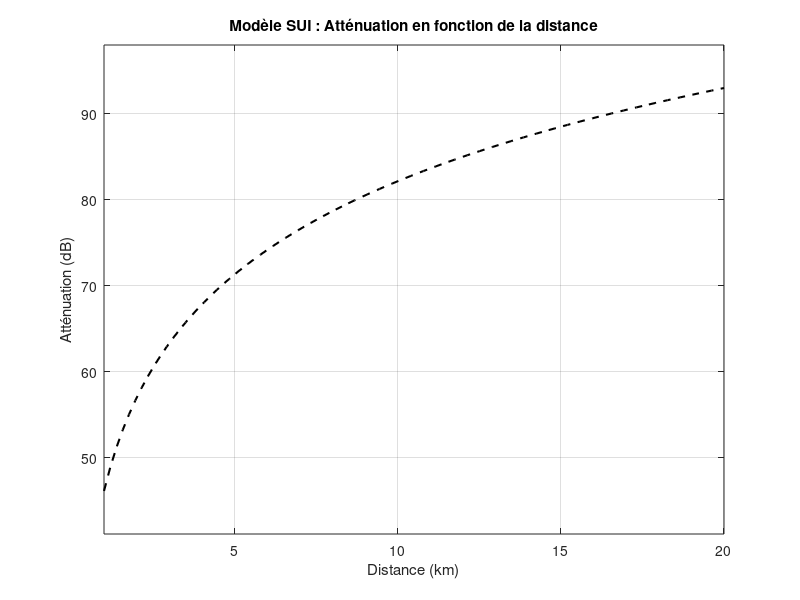

This figure's MATLAB source:
close all;

% Paramètres du modèle SUI
d = linspace(1, 20, 100); % Distance en km
hm = 1.5; % Hauteur de l'antenne réceptrice en mètres
hb = 50; % Hauteur de l'antenne émettrice en mètres
f_SUI = 3.5e9; % Fréquence en Hz (3.5 GHz)
c = 3e8; % Vitesse de la lumière en m/s

% Calcul des paramètres du modèle SUI
lambda = c / f_SUI; % Longueur d'onde en mètres
gamma_SUI = 3.6; % Facteur d'exposant pour le modèle
X_f = 6 * log10(f_SUI / 2e9); % Correction pour la fréquence
X_h = -10.8 * log10(hm / 2); % Correction pour la hauteur
A_SUI = 20 * log10(4 * pi / lambda); % Composante de base de l'atténuation

% Atténuation totale du modèle SUI
Lp_SUI = A_SUI + 10 * gamma_SUI * log10(d) + X_f + X_h;

% Tracé du modèle SUI
figure;
plot(d, Lp_SUI, 'k--', 'LineWidth', 1.5);

% Ajout des labels et du titre
xlabel('Distance (km)');
ylabel('Atténuation (dB)');
title('Modèle SUI : Atténuation en fonction de la distance');

% Ajout de la grille
grid on;
axis([1 20 min(Lp_SUI) - 5 max(Lp_SUI) + 5]);
